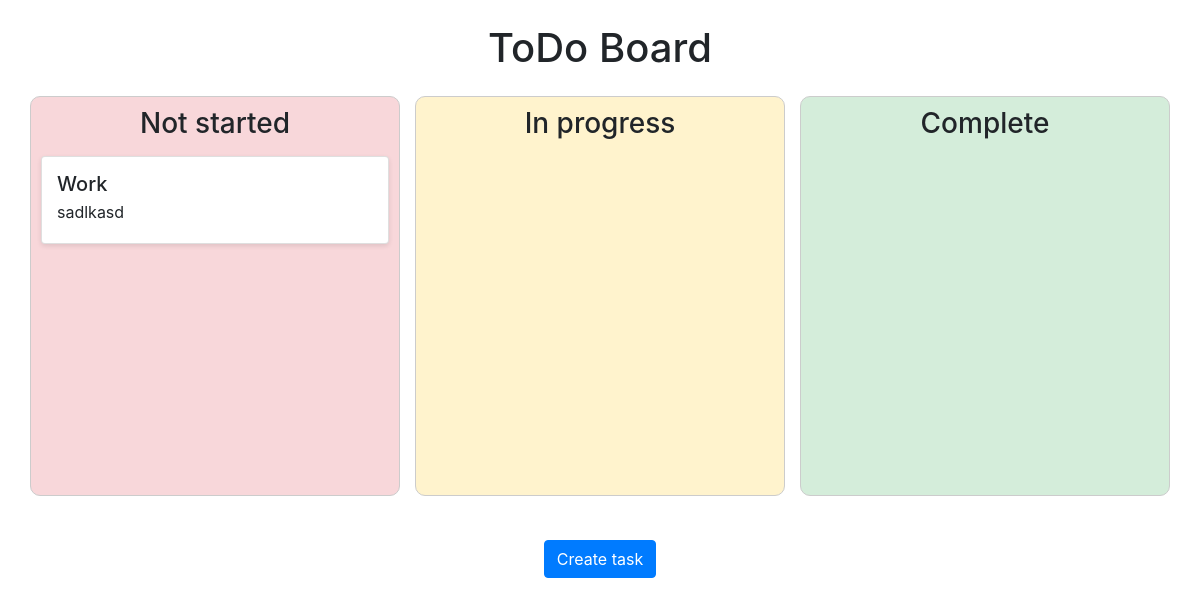
The app's page /, older data.
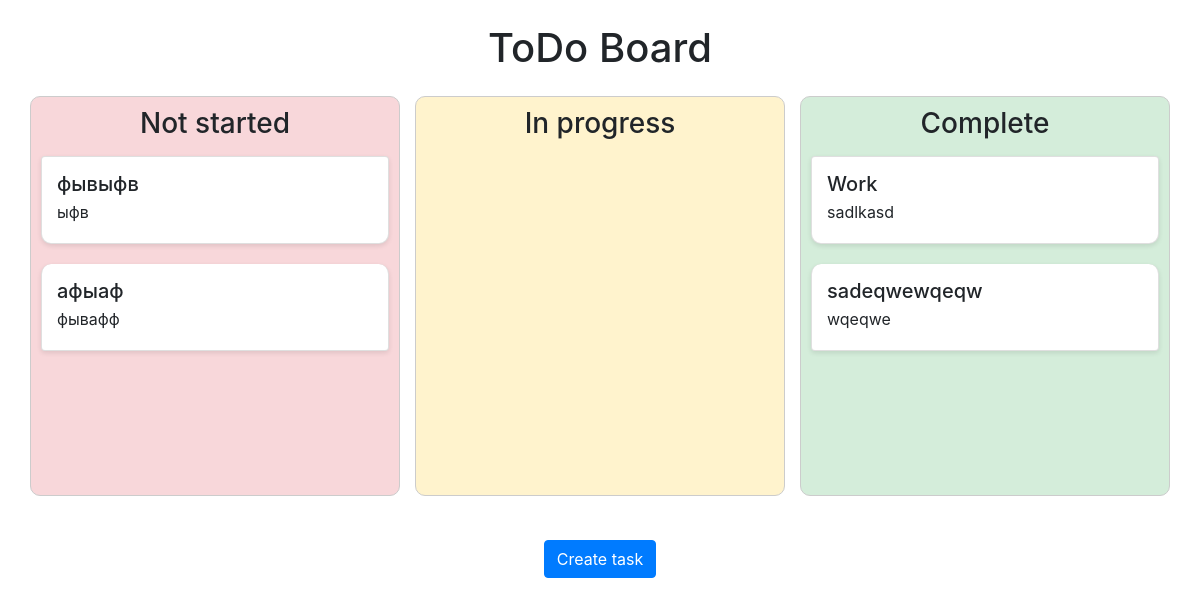
The same page, newer data.
### tasks/models.py (models this page shows, shortened)
class Task(models.Model):
    title = models.CharField(max_length=200)
    description = models.TextField()
    STATUS_CHOICES = [
        ('not_started', 'Not Started'),
        ('in_progress', 'In Progress'),
        ('completed', 'Completed'),
    ]
    status = models.CharField(max_length=20, choices=STATUS_CHOICES, default='not_started')

### tasks/views.py (the view)
# urls.py: path('', views.task_list, name='task_list'),
def task_list(request):
    tasks = Task.objects.all()
    return render(request, 'tasks/task_list.html', {'tasks': tasks})

### tasks/templates/tasks/task_list.html (shortened to what this page needs)
{% extends 'base.html' %}
{% load static %}
{% block content %}
<div class="container my-4">
    <h1 class="text-center mb-4">ToDo Board</h1>
    <div class="row">
        <div class="col-md-4" id="not-started" ondrop="drop(event)" ondragover="allowDrop(event)">
            <h3 class="column-title">Not started</h3>
            <div class="list-group">
                {% for task in tasks %}
                    {% if task.status == 'not_started' %}
                    <a href="{% url 'task_detail' task.id %}" class="list-group-item task-card" id="task-{{ task.id }}" draggable="true" ondragstart="drag(event)">
                        <h5 class="mb-1">{{ task.title }}</h5>
                        <p class="mb-1">{{ task.description|truncatechars:50 }}</p>
                    </a>
                    {% endif %}
                {% endfor %}
            </div>
        </div>
        <div class="col-md-4" id="in-progress" ondrop="drop(event)" ondragover="allowDrop(event)">
            <h3 class="column-title">In progress</h3>
        </div>
        <div class="col-md-4" id="completed" ondrop="drop(event)" ondragover="allowDrop(event)">
            <h3 class="column-title">Complete</h3>
            <div class="list-group">
                {% for task in tasks %}
                    {% if task.status == 'completed' %}
                    <a href="{% url 'task_detail' task.id %}" class="list-group-item task-card" id="task-{{ task.id }}" draggable="true" ondragstart="drag(event)">
                        <h5 class="mb-1">{{ task.title }}</h5>
                        <p class="mb-1">{{ task.description|truncatechars:50 }}</p>
                    </a>
                    {% endif %}
                {% endfor %}
            </div>
        </div>
    </div>
    <div class="text-center my-4">
        <a href="{% url 'task_create' %}" class="btn btn-primary">Create task</a>
    </div>
</div>
<link rel="stylesheet" href="{% static 'css/styles.css' %}">
{% endblock %}

Row changes from the older to the newer data that the page shows:
added Task: title "фывыфв", description "ыфв", shown under "Not started"
added Task: title "афыаф", description "фывафф", shown under "Not started"
changed Task "Work": moves from the list under "Not started" to the list under "Complete"
added Task: title "sadeqwewqeqw", description "wqeqwe", shown under "Complete"
